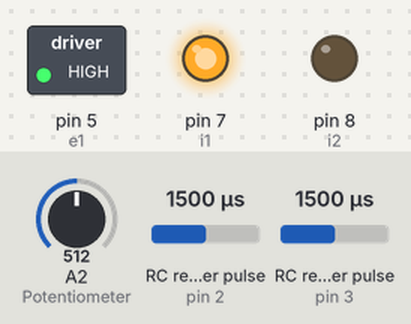
This sketch was run on a simulated Arduino Uno, built with avr-gcc and run on an emulated ATmega328P. Parts: switched loads named in the sketch (green lamp = pin HIGH), output pins drawn as LEDs (lit = HIGH). Wiring (inferred from the names in the program): 2 × RC receiver channel: data pin 2 / data pin 3. Dashed ring = blinking. The inputs (shaded band) are chosen by the test bench; at power-on: A2 (Potentiometer) = 512, RC receiver pulse (sensors on pin 2, pin 3) 1500 µs.

Above: at 1.2 s.
1.3 s: A2 (Potentiometer) set to 127
2.8 s: A2 (Potentiometer) set to 108
5.8 s: A2 (Potentiometer) set to 0
At 6.3 s:
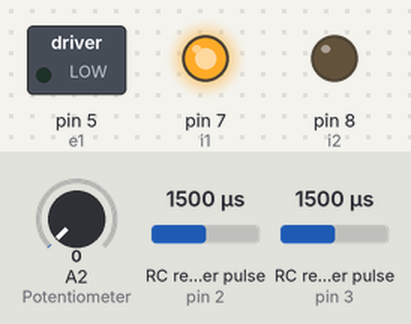
At 8.6 s:
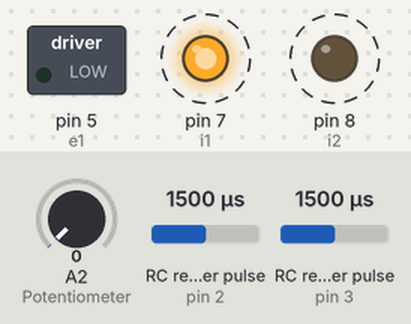
8.8 s: RC receiver pulse (sensor on pin 2) set to 1020 µs
11.4 s: RC receiver pulse (sensor on pin 2) set to 1250 µs
Timing chart, 0 to 14.7 s (numbered marks = the images above; inputs shaded):
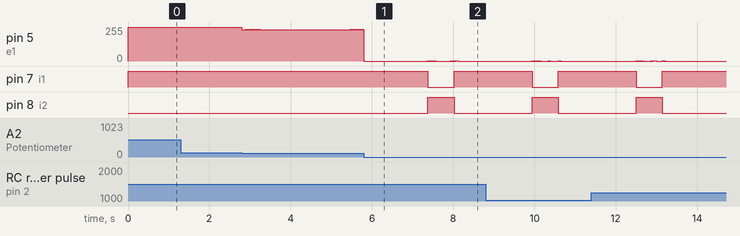

Measured:
- after the input at 1.3 s, every drawn part: stays the same
- after the input at 5.8 s, pin 7 (i1): HIGH → LOW after 1.6 s, → HIGH 0.64 s later; pin 8 (i2): LOW → HIGH after 1.6 s, → LOW 0.64 s later

The sketch:

lab9b.ino
```cpp
volatile int count = 0; // Counter, volatile b/c of interrupt
const int chanA = 2; // Pin for Channel A
const int chanB = 3; // Pin for Channel B
const int i1 = 7;
const int i2 = 8;
const int e1 = 5;
float kprop = 7;
float anal, err, rad, con, analout, out, prevtime;
float deltaT = 10;

void setup() {
  Serial.begin(9600);
  pinMode(chanA, INPUT); // Channel A Encoder
  pinMode(chanB, INPUT); // Channel B Encoder
  pinMode(i1, OUTPUT); // Input 1
  digitalWrite(i1, LOW);
  pinMode(i2, OUTPUT); // Input 2
  digitalWrite(i2, LOW);
  pinMode(e1, OUTPUT); // Enable 1
  pinMode(A2, INPUT); // Potentiometer
  attachInterrupt(0, change_A, CHANGE); // Setup interrupt for first button
  attachInterrupt(1, change_B, CHANGE); // Setup interrupt for second button
}

void loop() {
  // put your main code here, to run repeatedly:
  anal = (analogRead(A2) * 1632.) / 1023.; // analog --> motor count
  //Serial.println(anal);
  err = anal - count; // error
  // Serial.println(err);
  rad = (2.*M_PI*err) / (1632.); // error in radians
  con = kprop * rad; // control signal
  //Serial.println(con);
  // writing based on sign of control signal
  if (con > 0) {
    digitalWrite(i1, HIGH);
    digitalWrite(i2, LOW);
  } else if (con < 0) {
    digitalWrite(i1, LOW);
    digitalWrite(i2, HIGH);
  }

  analout = (con*255.)/5.; // get analog value from control signal
  out = constrain(abs(analout), 0, 255); // constrain analog value
  analogWrite(e1, out); // write analog value
  //Serial.println(out);

  // set correct timing
  prevtime = millis();
  while (millis() - prevtime < deltaT ) { }
  prevtime = millis();
}


void change_A() {
  if (digitalRead(chanA) != digitalRead(chanB)) {
    count++; // Incrememnt count if different
  } else {
    count--; // Decrement couunt if same
  }
}

// Happens if there is a CHANGE state for Channel B
void change_B() {
  if (digitalRead(chanA) == digitalRead(chanB)) {
    count++; // Increment count if same
  } else {
    count--; // Decrement count if different
  }
}
```
